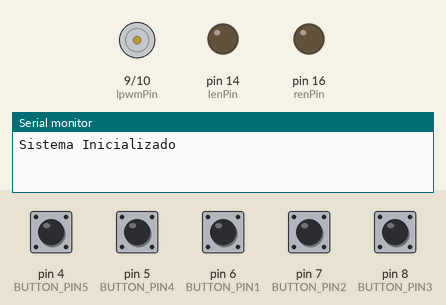
Recording of a sketch running on a simulated Arduino Uno, built with avr-gcc and run on an emulated ATmega328P. Shown: motor-driver pin pairs drawn as motors (green arrow = first pin HIGH = forward, orange = second pin HIGH = backward, longer = more drive), output pins drawn as LEDs (lit = HIGH), the last lines printed to the serial monitor. Inputs (shaded band) come from the test bench; at power-on: pin 4 (BUTTON_PIN5), pin 5 (BUTTON_PIN4), pin 6 (BUTTON_PIN1), pin 7 (BUTTON_PIN2), pin 8 (BUTTON_PIN3) HIGH.

Above: at 1.2 s.
1.3 s: pin 6 (BUTTON_PIN1) pulled LOW for 0.15 s
At 2.1 s:
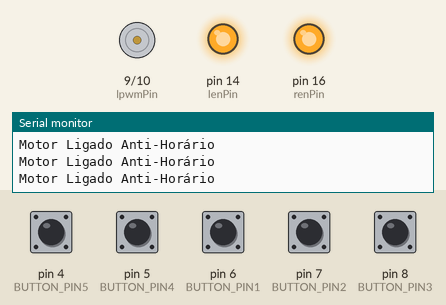
2.9 s: pin 5 (BUTTON_PIN4) pulled LOW for 0.15 s
At 3.9 s:
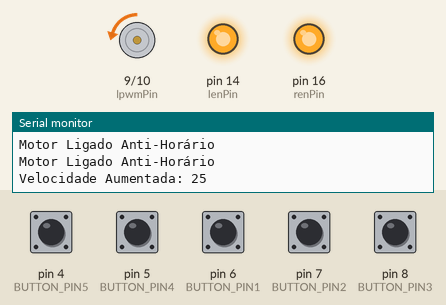
4.5 s: pin 7 (BUTTON_PIN2) pulled LOW for 0.15 s
At 5.7 s:
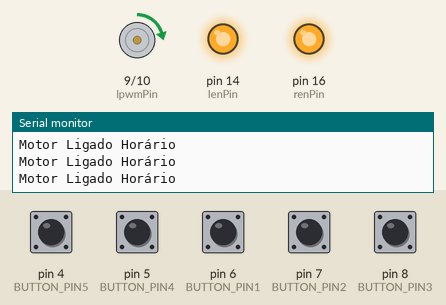
6.1 s: pin 4 (BUTTON_PIN5) pulled LOW for 0.15 s
At 7.3 s:
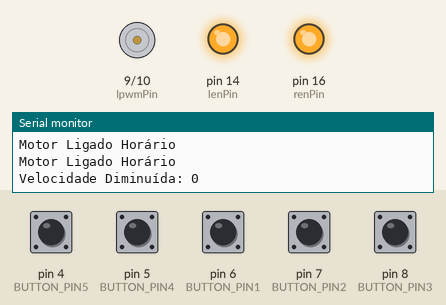
7.7 s: pin 8 (BUTTON_PIN3) pulled LOW for 0.15 s
At 8.2 s:
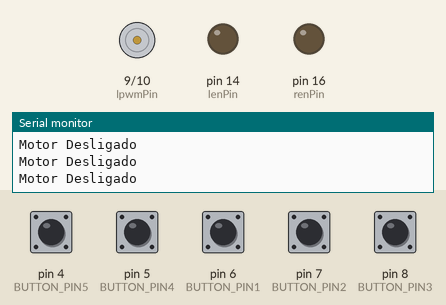
9.3 s: pin 6 (BUTTON_PIN1) pulled LOW for 1 s
At 10.5 s:
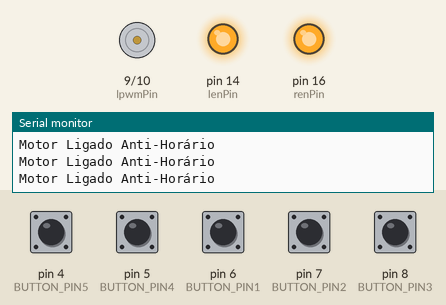
Timing chart, 0 to 12.3 s (numbered marks = the images above; inputs shaded):
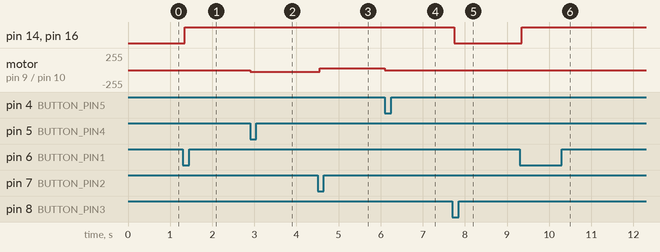

Measured:
- after the input at 1.3 s, pin 14 (lenPin), pin 16 (renPin): LOW → HIGH after 0.05 s
- after the input at 2.9 s, motor on pin 9 (lpwmPin) / pin 10 (rpwmPin): stopped → backward 25/255 at once
- after the input at 4.5 s, motor on pin 9 (lpwmPin) / pin 10 (rpwmPin): backward 25/255 → forward 25/255 after 0.05 s
- after the input at 6.1 s, motor on pin 9 (lpwmPin) / pin 10 (rpwmPin): forward 25/255 → stopped at once
- after the input at 7.7 s, pin 14 (lenPin), pin 16 (renPin): HIGH → LOW after 0.05 s
- after the input at 9.3 s, pin 14 (lenPin), pin 16 (renPin): LOW → HIGH after 0.05 s

The sketch:

controle_velocidade_motordc.ino
```cpp
/*
  Programa para controle de motor DC utilizando Ponte-H BTS7960
  Autor: Julio Cesar Frantz
  Projeto: Controle de direção e velocidade de motor com Arduino
  Contato: julio.frantz@labinventores.com.br
  Tutorial completo: [Link para o tutorial]

  Descrição:
  Este programa controla a rotação de um motor DC utilizando uma ponte H BTS7960.
  O sentido de rotação (horário ou anti-horário) é controlado por dois botões,
  e a velocidade é ajustada por dois botões adicionais para aumentar ou diminuir
  a velocidade em incrementos de 25. Também há um botão para desligar o motor.

  Pinos utilizados:
  - BUTTON_PIN1: Sentido anti-horário
  - BUTTON_PIN2: Sentido horário
  - BUTTON_PIN3: Desligar motor
  - BUTTON_PIN4: Aumentar velocidade
  - BUTTON_PIN5: Diminuir velocidade
  - rpwmPin: PWM para sentido horário
  - lpwmPin: PWM para sentido anti-horário
  - renPin: Habilita sentido horário
  - lenPin: Habilita sentido anti-horário
*/

// constantes usadas aqui para definir números de pinos:
const int BUTTON_PIN1 = 6;       // o número do pino do botão 1 (sentido anti-horário)
const int BUTTON_PIN2 = 7;       // o número do pino do botão 2 (sentido horário)
const int BUTTON_PIN3 = 8;       // o número do pino do botão 3 (desligar)
const int BUTTON_PIN4 = 5;       // o número do pino do botão 4 (aumentar velocidade)
const int BUTTON_PIN5 = 4;      // o número do pino do botão 5 (diminuir velocidade)
const int DEBOUNCE_DELAY = 50;   // o tempo de debounce; aumente se a saída piscar
const int rpwmPin = 10;          // PWM para sentido horário
const int lpwmPin = 9;          // PWM para sentido anti-horário
const int renPin = 16;           // Habilita sentido horário
const int lenPin = 14;           // Habilita sentido anti-horário
const int SPEED_STEP = 25;       // Incremento de velocidade (0 a 255)

// Variáveis que mudarão:
unsigned long lastDebounceTime1 = 0;  // última vez que o pino de saída foi alternado para o botão 1
unsigned long lastDebounceTime2 = 0;  // última vez que o pino de saída foi alternado para o botão 2
unsigned long lastDebounceTime3 = 0;  // última vez que o pino de saída foi alternado para o botão 3
unsigned long lastDebounceTime4 = 0;  // última vez que o pino de saída foi alternado para o botão 4 (aumentar velocidade)
unsigned long lastDebounceTime5 = 0;  // última vez que o pino de saída foi alternado para o botão 5 (diminuir velocidade)

bool motorHorario = false;            // Armazena o estado do motor no sentido horário
bool motorAntiHorario = false;        // Armazena o estado do motor no sentido anti-horário
bool motorDesligado = false;          // Armazena o estado de desligamento do motor
int motorSpeed = 0;                   // Velocidade inicial do motor (0 a 255)

// Variáveis para controlar o incremento único de velocidade
bool lastStateButton4 = HIGH;         // Armazena o último estado do botão 4 (aumentar velocidade)
bool lastStateButton5 = HIGH;         // Armazena o último estado do botão 5 (diminuir velocidade)

void setup() {
  Serial.begin(9600);
  pinMode(BUTTON_PIN1, INPUT_PULLUP);  // Botão para selecionar sentido anti-horário
  pinMode(BUTTON_PIN2, INPUT_PULLUP);  // Botão para selecionar sentido horário
  pinMode(BUTTON_PIN3, INPUT_PULLUP);  // Botão para desligar o motor
  pinMode(BUTTON_PIN4, INPUT_PULLUP);  // Botão para aumentar a velocidade
  pinMode(BUTTON_PIN5, INPUT_PULLUP);  // Botão para diminuir a velocidade
  pinMode(rpwmPin, OUTPUT);
  pinMode(lpwmPin, OUTPUT);
  pinMode(renPin, OUTPUT);
  pinMode(lenPin, OUTPUT);
  Serial.println("Sistema Inicializado");
}

void loop() {
  botaoLigaHorario();
  botaoLigaAntiHorario();
  botaoDesligaMotor();
  botaoAumentaVelocidade();
  botaoDiminuiVelocidade();
  atualizaMotor();
}

void botaoLigaAntiHorario() {
  static int lastState1 = HIGH; // Armazena o último estado do botão 1
  int currentState1 = digitalRead(BUTTON_PIN1);

  // Se o botão mudou de estado (de HIGH para LOW)
  if (currentState1 != lastState1) {
    lastDebounceTime1 = millis(); // reinicia o tempo de debounce
  }

  if ((millis() - lastDebounceTime1) > DEBOUNCE_DELAY) {
    if (currentState1 == LOW) { // O botão foi pressionado
      motorAntiHorario = true;   // Liga o motor no sentido anti-horário
      motorHorario = false;      // Garante que o sentido horário está desligado
      motorDesligado = false;    // O motor não está desligado
      Serial.println("Motor Ligado Anti-Horário");
    }
  }

  lastState1 = currentState1; // atualiza o último estado do botão 1
}

void botaoLigaHorario() {
  static int lastState2 = HIGH; // Armazena o último estado do botão 2
  int currentState2 = digitalRead(BUTTON_PIN2);

  // Se o botão mudou de estado (de HIGH para LOW)
  if (currentState2 != lastState2) {
    lastDebounceTime2 = millis(); // reinicia o tempo de debounce
  }

  if ((millis() - lastDebounceTime2) > DEBOUNCE_DELAY) {
    if (currentState2 == LOW) { // O botão foi pressionado
      motorHorario = true;       // Liga o motor no sentido horário
      motorAntiHorario = false;  // Garante que o sentido anti-horário está desligado
      motorDesligado = false;    // O motor não está desligado
      Serial.println("Motor Ligado Horário");
    }
  }

  lastState2 = currentState2; // atualiza o último estado do botão 2
}

void botaoDesligaMotor() {
  static int lastState3 = HIGH; // Armazena o último estado do botão 3
  int currentState3 = digitalRead(BUTTON_PIN3);

  // Se o botão de desligar mudou de estado (de HIGH para LOW)
  if (currentState3 != lastState3) {
    lastDebounceTime3 = millis(); // reinicia o tempo de debounce
  }

  if ((millis() - lastDebounceTime3) > DEBOUNCE_DELAY) {
    if (currentState3 == LOW) { // O botão de desligar foi pressionado
      motorHorario = false;      // Desliga o motor no sentido horário
      motorAntiHorario = false;  // Desliga o motor no sentido anti-horário
      motorDesligado = true;     // Define que o motor foi desligado
      motorSpeed = 0;            // Redefine a velocidade para zero
      Serial.println("Motor Desligado");
    }
  }

  lastState3 = currentState3; // atualiza o último estado do botão 3
}

void botaoAumentaVelocidade() {
  int currentStateButton4 = digitalRead(BUTTON_PIN4);

  // Detecta quando o botão é pressionado (mudança de HIGH para LOW)
  if (currentStateButton4 == LOW && lastStateButton4 == HIGH) {
    if (motorSpeed + SPEED_STEP <= 255) {
      motorSpeed += SPEED_STEP;  // Aumenta a velocidade em 25
    } else {
      motorSpeed = 255;          // Limita a velocidade máxima
    }
    Serial.print("Velocidade Aumentada: ");
    Serial.println(motorSpeed);
  }

  // Atualiza o estado anterior do botão
  lastStateButton4 = currentStateButton4;
}

void botaoDiminuiVelocidade() {
  int currentStateButton5 = digitalRead(BUTTON_PIN5);

  // Detecta quando o botão é pressionado (mudança de HIGH para LOW)
  if (currentStateButton5 == LOW && lastStateButton5 == HIGH) {
    if (motorSpeed - SPEED_STEP >= 0) {
      motorSpeed -= SPEED_STEP;  // Diminui a velocidade em 25
    } else {
      motorSpeed = 0;            // Limita a velocidade mínima
    }
    Serial.print("Velocidade Diminuída: ");
    Serial.println(motorSpeed);
  }

  // Atualiza o estado anterior do botão
  lastStateButton5 = currentStateButton5;
}

void atualizaMotor() {
  // Atualiza o estado do motor de acordo com as variáveis de sentido e desligamento
  if (motorDesligado) {
    // Se o botão de desligar foi pressionado, desliga o motor completamente
    digitalWrite(renPin, LOW);
    digitalWrite(lenPin, LOW);
    analogWrite(rpwmPin, 0);
    analogWrite(lpwmPin, 0);
  } else if (motorHorario) {
    // Se o motor está no sentido horário
    digitalWrite(lenPin, HIGH);  // Habilita direção
    digitalWrite(renPin, HIGH);
    analogWrite(lpwmPin, motorSpeed); // Sentido horário com velocidade variável
    analogWrite(rpwmPin, 0);
  } else if (motorAntiHorario) {
    // Se o motor está no sentido anti-horário
    digitalWrite(renPin, HIGH);  // Habilita direção
    digitalWrite(lenPin, HIGH);
    analogWrite(rpwmPin, motorSpeed); // Sentido anti-horário com velocidade variável
    analogWrite(lpwmPin, 0);
  }
}
```
